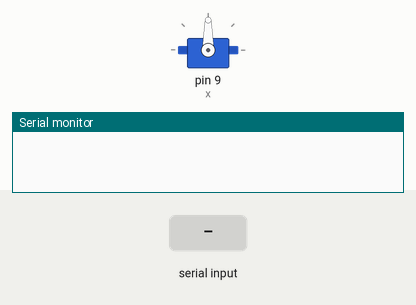
This sketch was run on a simulated Arduino Uno, built with avr-gcc and run on an emulated ATmega328P. Shown: servo, the last lines printed to the serial monitor. The test bench sets the inputs (shaded band).

Above: at 1.2 s.
1.3 s: "1" received over the second serial link
At 2.3 s:
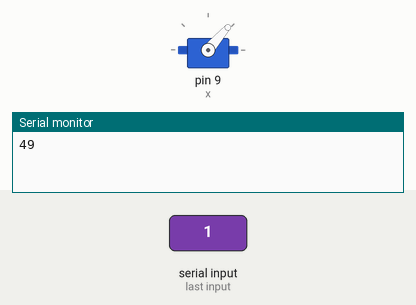
2.8 s: "0" received over the second serial link
At 3.4 s:
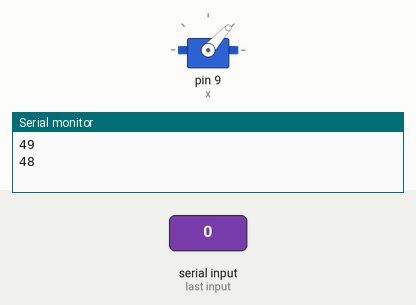
Timing chart, 0 to 5.8 s (numbered marks = the images above; inputs shaded):
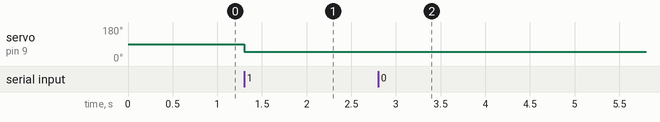

Measured:
- after the input at 1.3 s, servo on pin 9 (x): 90° → 49° at once
- after the input at 2.8 s, servo on pin 9 (x): 49° → 48° at once

The sketch:

teste1.ino
```cpp
#include<SoftwareSerial.h>
#include<Servo.h>
Servo x;
int bttx=9;
int btrx=10;
SoftwareSerial bluetooth(bttx,btrx);


void setup() {
  // put your setup code here, to run once:
  x.attach(9);
  Serial.begin(9600);
  bluetooth.begin(9600);
}

void loop() {
  // put your main code here, to run repeatedly:

  if (bluetooth.available()>0){

    int pos=bluetooth.read();
    Serial.println(pos);
    x.write(pos);
  }

}
```
